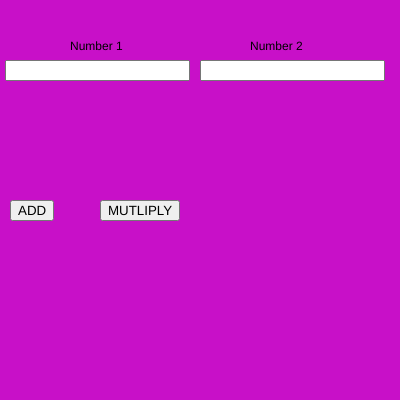
Frame 1 (no input)
Frame 60 (no input): identical to frame 1, image omitted
Frame 120 (the mouse pressed at the canvas centre since frame 60): identical to frame 1, image omitted

The p5.js sketch that drew this single still picture (run headless with seeded random() and noise() and a simulated clock; from frame 60 on, the mouse is pressed at the canvas centre):

// p5.js sketch
// ── sketch.js
var number1, number2,input1,input2;
var b1,b2;

function add(){
    console.log(number1 + number2);
}

function multiply(){
  console.log(number1 * number2);
}

function setup() {
  createCanvas(400, 400);

  input1 = createInput();
  input1.position(5,60);

  input2 = createInput();
  input2.position(200,60);

  b1 = createButton("ADD");
  b1.position(10,200);
  b1.mousePressed(add);

  b2 = createButton("MUTLIPLY");
  b2.position(100,200);
  b2.mousePressed(multiply);
}

function draw() {
  background(200,16,200);

  text("Number 1",70,50);
  text("Number 2", 250,50);

  //console.log(input1.value());
  //parseInt() ===> converts string type data inside text box into a interger number(means whole number)

  number1 = parseInt(input1.value());
  
}
